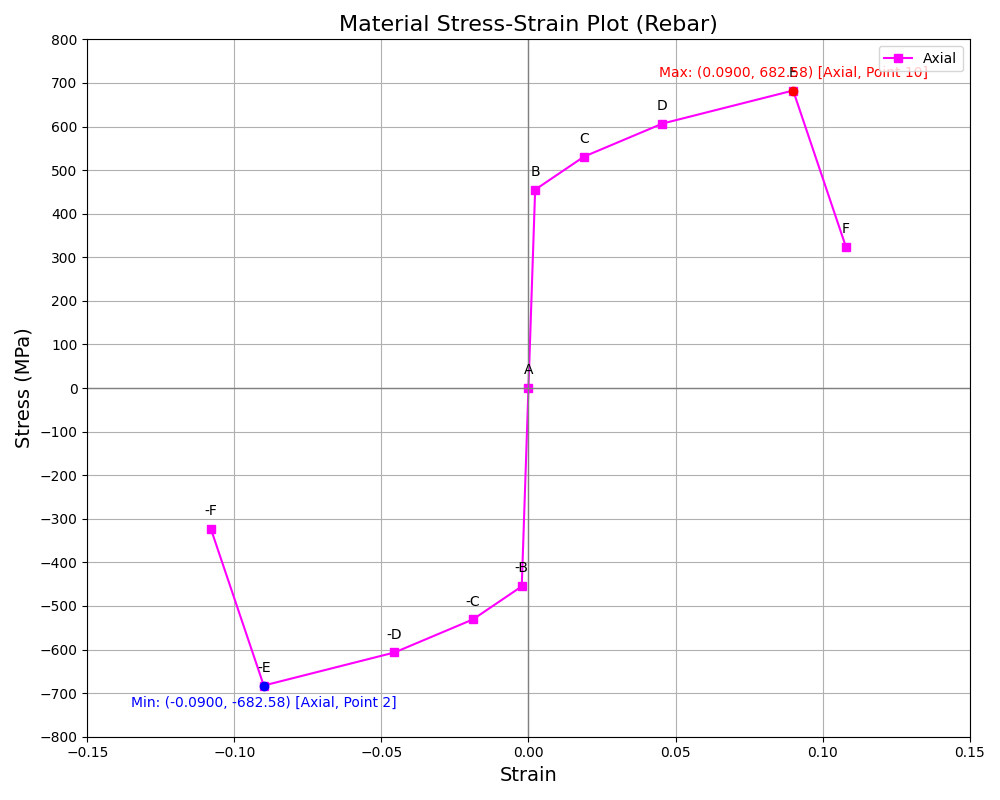

Source code (Python):
import pandas as pd
import matplotlib.pyplot as plt
import numpy as np

# Make sure to replace this path with the actual path where your CSV file is located.
csv_file_path = 'C:\/Users\/Acer\/OneDrive - UTS\/Desktop\/University of Portsmouth\/MSc Dissertation\/ML Research\/structural-models-and-data\/material-stress-strain-curve-rebar.csv'

# Load the CSV data into a DataFrame
data = pd.read_csv(csv_file_path)
# Convert stress from N/mm^2 to MPa (1 N/mm^2 = 1 MPa)
data['Stress (MPa)'] = data['Stress (N/mm2)']

# Setup the plot
plt.figure(figsize=(10, 8))

# Plot the stress-strain curve
plt.plot(data['Strain'], data['Stress (MPa)'], marker='s', color='magenta', label='Axial')
plt.legend(loc='center left')

# Highlight the maximum and minimum points
max_point = data.loc[data['Stress (MPa)'].idxmax()]
min_point = data.loc[data['Stress (MPa)'].idxmin()]
plt.scatter(max_point['Strain'], max_point['Stress (MPa)'], color='red', zorder=5)
plt.scatter(min_point['Strain'], min_point['Stress (MPa)'], color='blue', zorder=5)
# plt.text(max_point['Strain'], max_point['Stress (MPa)'], verticalalignment='bottom', horizontalalignment='right', color='red')
# plt.text(min_point['Strain'], min_point['Stress (MPa)'], verticalalignment='top', horizontalalignment='left', color='blue')

# Annotate points with Point ID
for _, row in data.dropna().iterrows():
    plt.annotate(row['Point ID'], (row['Strain'], row['Stress (MPa)']), textcoords="offset points", xytext=(0,10), ha='center')

# Set titles and labels
plt.title('Material Stress-Strain Plot (Rebar)', fontsize=16)
plt.xlabel('Strain', fontsize=14)
plt.ylabel('Stress (MPa)', fontsize=14)

# Add grid, legend, and set limits
plt.grid(True)
plt.legend()
plt.xlim(-0.15, 0.15)
plt.ylim(-800, 800)
plt.yticks(np.arange(-800, 801, 100))

# Adding a horizontal line at zero stress and vertical line at zero strain
plt.axhline(0, color='grey', lw=1)
plt.axvline(0, color='grey', lw=1)

# Annotate the maximum and minimum points with detailed information
max_annotation = f"Max: ({max_point['Strain']:.4f}, {max_point['Stress (MPa)']:.2f}) [Axial, Point {max_point['Point Number']}]"
min_annotation = f"Min: ({min_point['Strain']:.4f}, {min_point['Stress (MPa)']:.2f}) [Axial, Point {min_point['Point Number']}]"
plt.annotate(max_annotation, (max_point['Strain'], max_point['Stress (MPa)']), textcoords="offset points", xytext=(0,10), ha='center', color='red')
plt.annotate(min_annotation, (min_point['Strain'], min_point['Stress (MPa)']), textcoords="offset points", xytext=(0,-15), ha='center', color='blue')

# Show the plot
plt.tight_layout()
plt.show()
